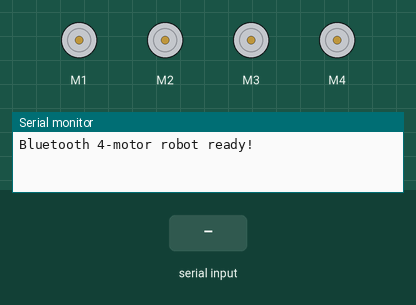
A sketch run on a simulated Arduino Uno, built with avr-gcc and run on an emulated ATmega328P. Shown: 4 × DC motor (green arrow = forward, orange = backward, longer = faster), the last lines printed to the serial monitor. The inputs (shaded band) are chosen by the test bench.

Above: at 1.2 s.
1.3 s: "F" received over the second serial link
At 2.0 s:
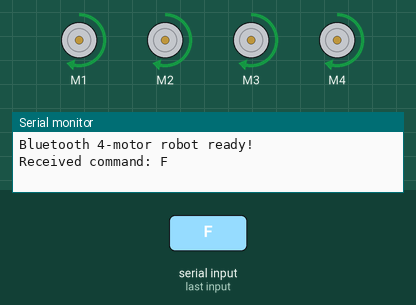
2.8 s: "B" received over the second serial link
At 3.2 s:
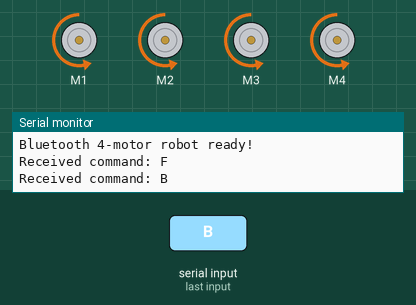
4.3 s: "L" received over the second serial link
At 5.5 s:
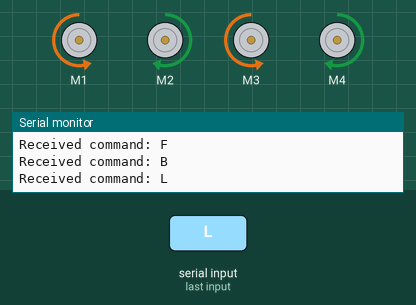
5.8 s: "R" received over the second serial link
At 6.7 s:
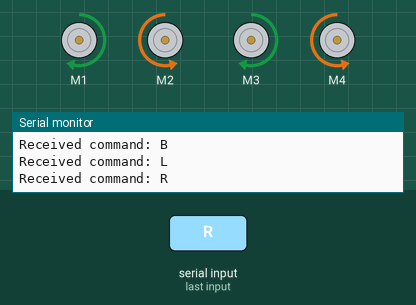
Timing chart, 0 to 8.3 s (numbered marks = the images above; inputs shaded):
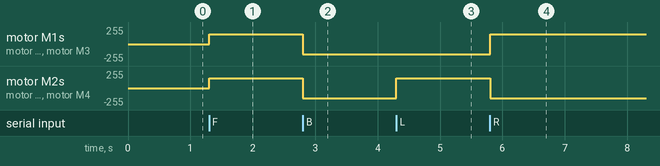

The sketch:

1car.ino
```cpp
#include <AFMotor.h>
#include <SoftwareSerial.h>

// Motors
AF_DCMotor motor1(1, MOTOR12_1KHZ);  // Front Left
AF_DCMotor motor2(2, MOTOR12_1KHZ);  // Front Right
AF_DCMotor motor3(3, MOTOR34_1KHZ);  // Back Left
AF_DCMotor motor4(4, MOTOR34_1KHZ);  // Back Right

const int MAX_SPEED = 150; // Max motor speed

// SoftwareSerial for Bluetooth (RX = 10, TX = 9)
SoftwareSerial BTSerial(10, 9); // RX, TX

void setup() {
  Serial.begin(9600);   // Debug serial
  BTSerial.begin(9600); // Bluetooth module

  // Initialize motors stopped
  stopMotors();
  setAllMotorsSpeed(MAX_SPEED);

  Serial.println("Bluetooth 4-motor robot ready!");
}

void loop() {
  if (BTSerial.available()) {
    char command = BTSerial.read();
    Serial.print("Received command: ");
    Serial.println(command);

    switch (command) {
      case 'F': moveForward(); break;   // Forward
      case 'B': moveBackward(); break;  // Backward
      case 'L': turnLeft(); break;      // Turn left
      case 'R': turnRight(); break;     // Turn right
      case 'S': stopMotors(); break;    // Stop all motors
      default: stopMotors(); break;     // Default: stop
    }
  }
}

// ---- Motor control functions ----
void setAllMotorsSpeed(int speedVal) {
  speedVal = constrain(speedVal, 0, MAX_SPEED);
  motor1.setSpeed(speedVal);
  motor2.setSpeed(speedVal);
  motor3.setSpeed(speedVal);
  motor4.setSpeed(speedVal);
}

void moveForward() {
  motor1.run(FORWARD); motor2.run(FORWARD);
  motor3.run(FORWARD); motor4.run(FORWARD);
}

void moveBackward() {
  motor1.run(BACKWARD); motor2.run(BACKWARD);
  motor3.run(BACKWARD); motor4.run(BACKWARD);
}

void turnLeft() {
  motor1.run(BACKWARD); motor2.run(FORWARD);
  motor3.run(BACKWARD); motor4.run(FORWARD);
}

void turnRight() {
  motor1.run(FORWARD); motor2.run(BACKWARD);
  motor3.run(FORWARD); motor4.run(BACKWARD);
}

void stopMotors() {
  motor1.run(RELEASE); motor2.run(RELEASE);
  motor3.run(RELEASE); motor4.run(RELEASE);
}
```

Measured:
- after the input at 1.3 s, motor M1–4: stopped → forward 150/255 at once
- after the input at 2.8 s, motor M1–4: forward 150/255 → backward 150/255 at once
- after the input at 4.3 s, motor M2, motor M4: backward 150/255 → forward 150/255 at once
- after the input at 5.8 s, motor M1, motor M3: backward 150/255 → forward 150/255 at once; motor M2, motor M4: forward 150/255 → backward 150/255 at once
